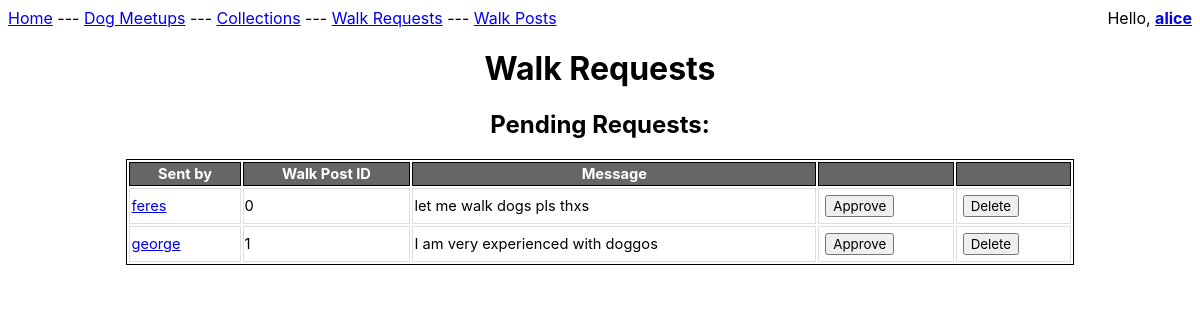
Page /viewrequests.php (signed in) on the committed database.
### tables this page shows
CREATE TABLE WalkRequest
( walkerID varchar(20),
walkID	integer,  
requestID integer,  
message varchar(255),
confirmed boolean,
PRIMARY KEY (requestID, walkerID, walkID),
FOREIGN KEY (walkerID) REFERENCES DogWalker(username) ON DELETE CASCADE, 
FOREIGN KEY (walkID) REFERENCES WalkPost(referenceID) ON DELETE CASCADE );

### viewrequests.php (the view, shortened to what this page needs)
<html>
</html>
<div class="menu">
<a href="index.html">Home</a> ---
<a href="dogmeetups.php">Dog Meetups</a> ---
<a href="collections.php">Collections</a> ---
<a href="viewrequests.php">Walk Requests</a> ---
<a href="viewposts.php">Walk Posts</a>
<?php
$user = isset($_SESSION["user"])? $_SESSION["user"] : "";
$usertype = isset($_SESSION["usertype"])? $_SESSION["usertype"] : "";
if ($user != "") {
    if ($usertype == "walker") {
        echo "<div style='float: right'>Hello,
        <a href='walker.php?walker=".$user."'><b>$user</b></a></div>";
    }
    else if ($usertype == "owner") {
        echo "<div style='float: right'>Hello,
        <a href='owner.php?owner=".$user."'><b>$user</b></a></div>";
    }
    else echo "<div style='float: right'>Hello, <b>$user</b></div>";
}
?>
</div>
<center>
<h1>Walk Requests</h1>
<?php
$conn = OpenCon();
function generateOwnerTable($result) {
    if ($result->num_rows > 0) {
    echo "
    <table><tr>
    <th class='border-class'>Sent by</th>
    <th class='border-class'>Walk Post ID</th>
    <th class='borderclass'>Message</th>
    <th class='borderclass'></th>
    <th class='borderclass'></th>
    </tr>";
    while($row = $result->fetch_assoc()) {
     echo "<tr><td class='borderclass'><a href='walker.php?walker=".$row["walkerid"]."'>".$row["walkerid"]."</a></td>
     <td class='borderclass'>".$row["walkid"]."</td>
     <td class='borderclass'>".$row["message"]."</td>
     <td class='borderclass'>
     <form style='margin: 5px' action='viewrequests.php' method='post'>
        <input type='hidden' name='reqid' value='".$row["requestid"]."'>
        <input type='hidden' name='walkid' value='".$row["walkid"]."'>
        <button type='submit' name='approverequest'>Approve</button>
     </form>
     </td>
     <td class='borderclass'>
     <form style='margin: 5px' action='viewrequests.php' method='post'>
        <input type='hidden' name='reqid' value='".$row["requestid"]."'>
        <button type='submit' name='deleterequest'>Delete</button>
     </form></td>
     </tr>";
    }
    echo "</table>";
    } else {
    echo "No requests to show.";
    }
}
$usertype = isset($_SESSION["usertype"])? $_SESSION["usertype"] : "";
$user = isset($_SESSION["user"])? $_SESSION["user"] : "";
if (array_key_exists('deleterequest', $_POST)) {
    $reqid = $_POST['reqid'];
    $sql = "delete from walkrequest where requestid = $reqid";
    $result = $conn->query($sql);
    if ($result === TRUE) {
        echo "<br><div>Walk request deleted successfully!</div><br>";
        echo "<form action='viewrequests.php'>
        <button type='submit'>View Walk Requests</button>
        </form>";
        echo "<form action='viewposts.php'>
        <button type='submit'>View Walk Posts</button>
        </form>";
    }
    else {
        echo "Error: " . $sql . "<br>" . $conn->error;
    }
}
else {
    if ($usertype == "walker") {
        $sql = "SELECT walkerid, walkid, requestid, message FROM walkrequest
        WHERE confirmed = 1 AND walkerid = '$user' AND walkid IN
        (
            SELECT referenceid as walkid
            FROM walkpost
            WHERE completed = 0
        )";
        $result = $conn->query($sql);
        echo "
        <h2>Confirmed Requests:</h2>";
        generateWalkerTable($result, true);
        $sql = "SELECT walkerid, walkid, requestid, message FROM walkrequest
        WHERE confirmed = 0 AND walkerid = '$user'";
        $result = $conn->query($sql);
        echo "
        <h2>Pending Requests:</h2>";
        generateWalkerTable($result, false);
    }
    else if ($usertype == "owner") {
        $sql = "SELECT wr.walkerid as walkerid,
        wr.walkid as walkid, wr.requestid as requestid, wr.message as message
        FROM walkrequest wr, walkpost wp
        WHERE wr.walkid = wp.referenceid AND wp.owner = '$user' AND wr.confirmed = 0";
        $result = $conn->query($sql);
        echo "
        <h2>Pending Requests:</h2>";
        generateOwnerTable($result);
    }
}
?>
</center>

### viewrequests.php (style rules this page uses)
* { font-family: -apple-system, BlinkMacSystemFont, 'Segoe UI', Roboto, Oxygen, Ubuntu, Cantarell, 'Open Sans', 'Helvetica Neue', sans-serif; }
table { width: 80%; border: 1px solid black; }
th { font-size: 11pt; background: #666; color: #FFF; padding: 2px 6px; border-collapse: separate; border: 1px solid #000; }
td { font-size: 11pt; border: 1px solid #DDD; color: black; }

### rows in the picture
walkrequest: walkerID "feres", walkID "0", message "let me walk dogs pls thxs"
walkrequest: walkerID "george", walkID "1", message "I am very experienced with doggos"

### other values in the picture
$user "alice"
